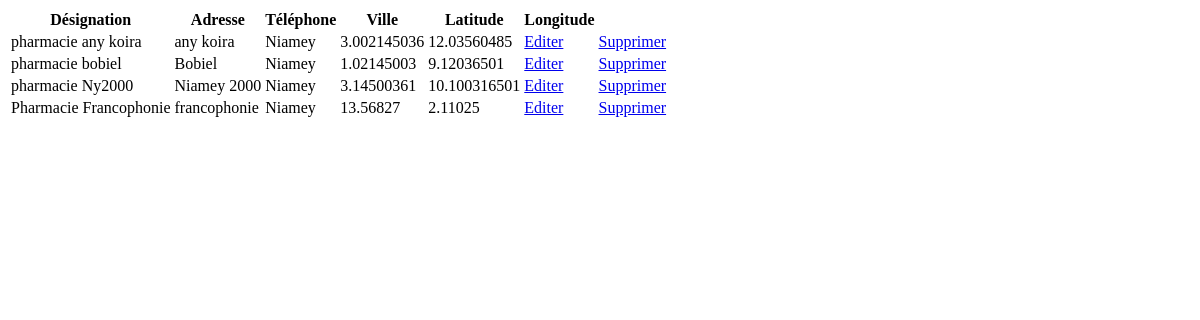
The page /list_pharmacie/ on the database as committed earlier.
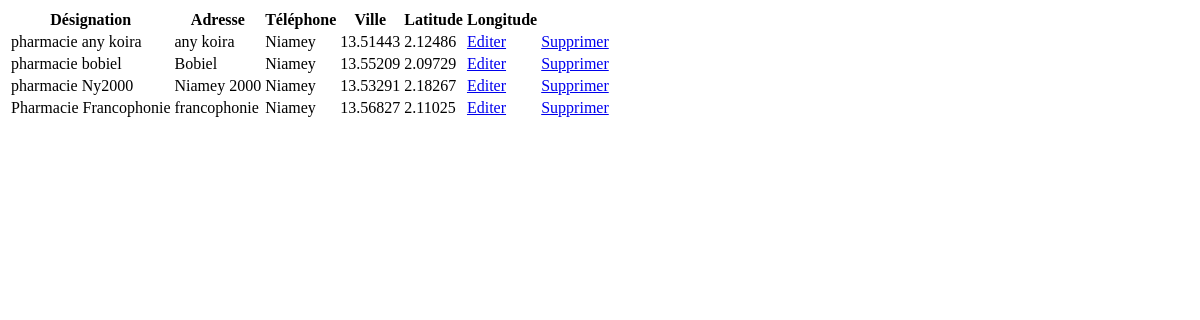
The same page on the database as committed later.
### pharma/models.py (models this page shows, shortened)
class Pharmacie(models.Model):
    utilisateur = models.OneToOneField(User, on_delete=models.CASCADE)
    designation = models.CharField(max_length=40, null=True)
    adresse = models.CharField(max_length=40, null=True)
    telephone = models.CharField(max_length=15, null=True)
    ville = models.CharField(max_length=60, null=True)
    latitude = models.FloatField(max_length=40, null=True)
    longitude = models.FloatField(max_length=40, null=True)
    date_ajout = models.DateTimeField(auto_now_add=True)
    date_modif = models.DateTimeField(auto_now=True)
    groupe = models.ForeignKey(Groupe, null=True, on_delete=models.SET_NULL)

### pharma/views.py (the view)
# urls.py: path('list_pharmacie/', views.list_pharmacie, name='list_pharmacie'),
def list_pharmacie(request):
    pharmacie = Pharmacie.objects.all()
    context = {'pharmacie': pharmacie}
    return render(request, 'pharma/list_pharmacie.html', context)

### pharma/templates/pharma/list_pharmacie.html
{% block content %}
<table class="table table-sm">
    <tr>
        <th>Désignation</th>
        <th>Adresse</th>
        <th>Téléphone</th>
        <th>Ville</th>
        <th>Latitude</th>
        <th>Longitude</th>
    </tr>
    {% for p in pharmacie %}
        <tr>
            <td>{{ p.designation }}</td>
            <td>{{ p.adresse }}</td>
            <td>{{ p.ville }}</td>
            <td>{{ p.latitude }}</td>
            <td>{{ p.longitude }}</td>
            <td><a href="{% url 'editer_pharmacie_form' p.id  %}">Editer</a></td>
            <td><a href="{% url 'supprimer_pharmacie_form' p.id  %}">Supprimer</a></td>
        </tr>
    {% endfor %}
</table>
{% endblock %}

Rows that differ between the two databases and show on the page:
changed Pharmacie "pharmacie any koira": latitude "3.002145036" → "13.51443"; longitude "12.03560485" → "2.12486"
changed Pharmacie "pharmacie bobiel": latitude "1.02145003" → "13.55209"; longitude "9.12036501" → "2.09729"
changed Pharmacie "pharmacie Ny2000": latitude "3.14500361" → "13.53291"; longitude "10.100316501" → "2.18267"
